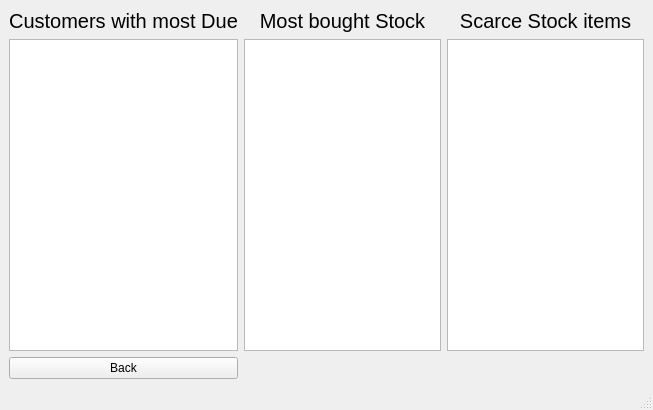
<?xml version="1.0" encoding="UTF-8"?>
<ui version="4.0">
 <class>MainWindow</class>
 <widget class="QMainWindow" name="MainWindow">
  <property name="geometry">
   <rect>
    <x>0</x>
    <y>0</y>
    <width>653</width>
    <height>410</height>
   </rect>
  </property>
  <property name="windowTitle">
   <string>MainWindow</string>
  </property>
  <widget class="QWidget" name="centralwidget">
   <layout class="QGridLayout" name="gridLayout_3">
    <item row="0" column="0">
     <layout class="QGridLayout" name="gridLayout_2">
      <item row="0" column="0">
       <layout class="QGridLayout" name="gridLayout">
        <item row="0" column="1">
         <widget class="QLabel" name="label_2">
          <property name="font">
           <font>
            <pointsize>15</pointsize>
           </font>
          </property>
          <property name="text">
           <string>Most bought Stock</string>
          </property>
          <property name="alignment">
           <set>Qt::AlignCenter</set>
          </property>
         </widget>
        </item>
        <item row="0" column="2">
         <widget class="QLabel" name="label_3">
          <property name="font">
           <font>
            <pointsize>15</pointsize>
           </font>
          </property>
          <property name="text">
           <string>Scarce Stock items</string>
          </property>
          <property name="alignment">
           <set>Qt::AlignCenter</set>
          </property>
         </widget>
        </item>
        <item row="0" column="0">
         <widget class="QLabel" name="label">
          <property name="font">
           <font>
            <pointsize>15</pointsize>
           </font>
          </property>
          <property name="text">
           <string>Customers with most Due</string>
          </property>
          <property name="alignment">
           <set>Qt::AlignCenter</set>
          </property>
         </widget>
        </item>
        <item row="1" column="0">
         <widget class="QTableWidget" name="cl_due"/>
        </item>
        <item row="1" column="1">
         <widget class="QTableWidget" name="mbs"/>
        </item>
        <item row="1" column="2">
         <widget class="QTableWidget" name="sivn"/>
        </item>
        <item row="2" column="0">
         <widget class="QPushButton" name="back">
          <property name="text">
           <string>Back</string>
          </property>
         </widget>
        </item>
       </layout>
      </item>
     </layout>
    </item>
   </layout>
  </widget>
  <widget class="QMenuBar" name="menubar">
   <property name="geometry">
    <rect>
     <x>0</x>
     <y>0</y>
     <width>653</width>
     <height>25</height>
    </rect>
   </property>
  </widget>
  <widget class="QStatusBar" name="statusbar"/>
 </widget>
 <resources/>
 <connections/>
</ui>
